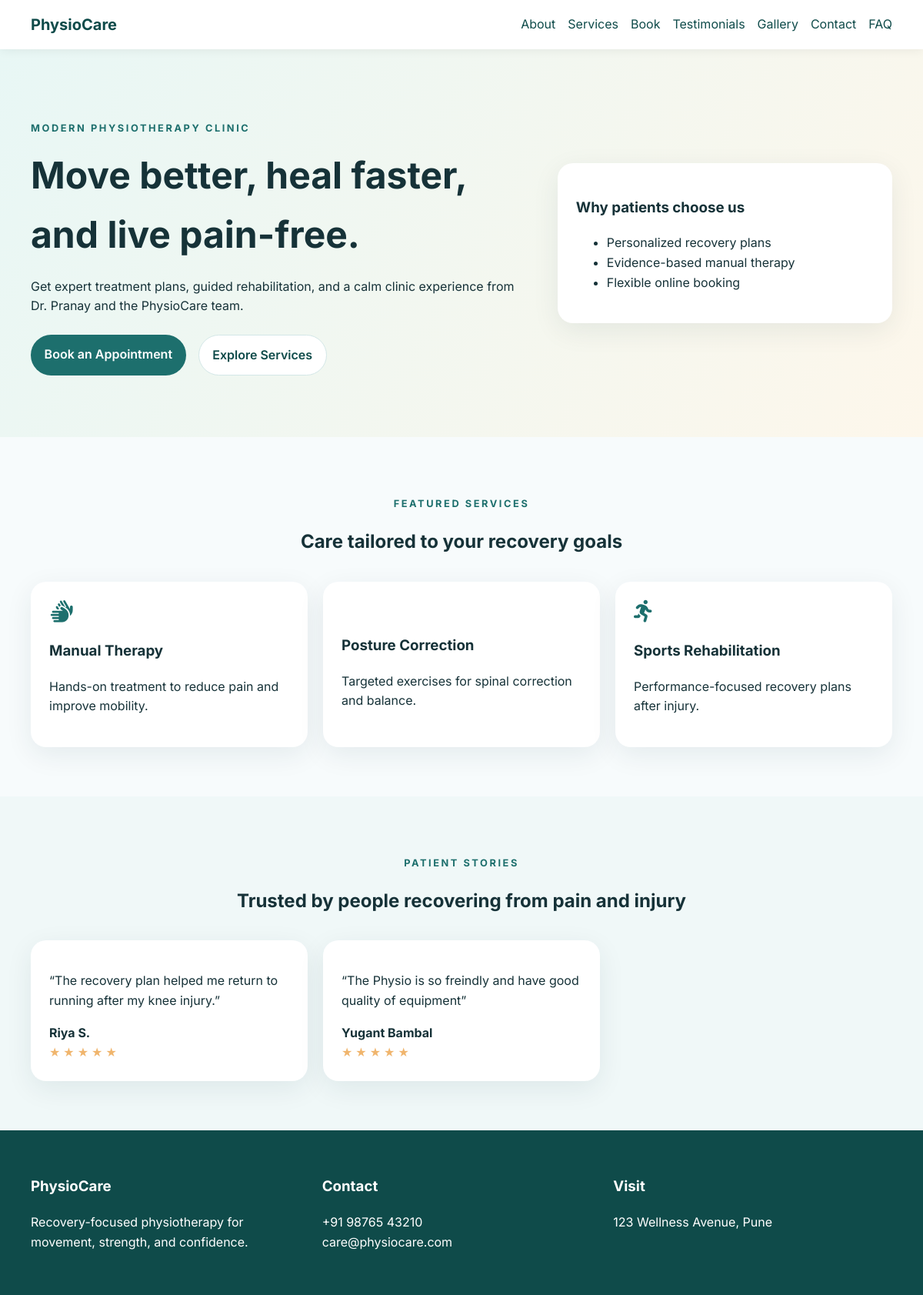
The page / on the database its author committed.
### clinic/models.py (models this page shows, shortened)
class Service(models.Model):
    name = models.CharField(max_length=120)
    description = models.TextField()
    icon = models.CharField(max_length=50, default="fas fa-heart")
    featured = models.BooleanField(default=False)

class Testimonial(models.Model):
    patient_name = models.CharField(max_length=120)
    patient_phone = models.CharField(max_length=20, blank=True)
    content = models.TextField()
    rating = models.PositiveSmallIntegerField(default=5)
    approved = models.BooleanField(default=False)
    created_at = models.DateTimeField(default=timezone.now)

class ClinicProfile(models.Model):
    name = models.CharField(max_length=120)
    title = models.CharField(max_length=120, default="Senior Physiotherapist")
    bio = models.TextField(default="Compassionate care for pain relief and recovery.")
    qualifications = models.TextField(default="BPT, MPT")
    certifications = models.TextField(default="Certified Manual Therapist")
    specializations = models.TextField(default="Sports Injury, Posture Correction")
    experience_years = models.PositiveIntegerField(default=10)
    phone = models.CharField(max_length=20, default="+91 98765 43210")
    email = models.EmailField(default="clinic@example.com")
    address = models.TextField(default="123 Wellness Avenue")
    google_maps_link = models.URLField(blank=True)
    consultation_fee = models.PositiveIntegerField(default=1000)
    clinic_timings = models.TextField(default="Mon-Sat: 9am to 7pm")
    profile_image = models.ImageField(upload_to="profiles/", blank=True, null=True)
    facebook_link = models.URLField(blank=True)
    instagram_link = models.URLField(blank=True)
    linkedin_link = models.URLField(blank=True)
    created_at = models.DateTimeField(default=timezone.now)

### clinic/views.py (the view)
# urls.py: path("", views.HomeView.as_view(), name="home"),
class HomeView(TemplateView):
    template_name = "home.html"
    def get_context_data(self, **kwargs):
        context = super().get_context_data(**kwargs)
        context["services"] = Service.objects.filter(featured=True)[:3]
        context["testimonials"] = Testimonial.objects.filter(approved=True)[:3]
        return context

### clinic/context_processors.py (called while the page is built)
def clinic_profile(request):
    profile = ClinicProfile.objects.first()
    return {"profile": profile}

### templates/home.html (shortened to what this page needs)
{% extends 'base.html' %}
{% block content %}
<section class="hero">
  <div class="container hero-grid">
    <div>
      <p class="eyebrow">Modern physiotherapy clinic</p>
      <h1>Move better, heal faster, and live pain-free.</h1>
      <p>Get expert treatment plans, guided rehabilitation, and a calm clinic experience from Dr. Pranay and the PhysioCare team.</p>
      <div class="hero-actions">
        <a class="btn btn-primary" href="{% url 'booking' %}">Book an Appointment</a>
        <a class="btn btn-secondary" href="{% url 'services' %}">Explore Services</a>
      </div>
    </div>
    <div class="hero-card">
      <h3>Why patients choose us</h3>
      <ul>
        <li>Personalized recovery plans</li>
        <li>Evidence-based manual therapy</li>
        <li>Flexible online booking</li>
      </ul>
    </div>
  </div>
</section>
<section class="section container">
  <div class="section-heading">
    <p class="eyebrow">Featured services</p>
    <h2>Care tailored to your recovery goals</h2>
  </div>
  <div class="card-grid">
    {% for service in services %}
    <article class="card">
      <i class="{{ service.icon }}"></i>
      <h3>{{ service.name }}</h3>
      <p>{{ service.description }}</p>
    </article>
    {% empty %}
    <p>No featured services yet.</p>
    {% endfor %}
  </div>
</section>
<section class="section section-alt">
  <div class="container">
    <div class="section-heading">
      <p class="eyebrow">Patient stories</p>
      <h2>Trusted by people recovering from pain and injury</h2>
    </div>
    <div class="card-grid">
      {% for testimonial in testimonials %}
      <article class="card">
        <p>“{{ testimonial.content }}”</p>
        <strong>{{ testimonial.patient_name }}</strong>
        <div class="stars">{% for i in "x"|ljust:testimonial.rating %}★{% endfor %}</div>
      </article>
      {% empty %}
      <p>Be the first to share your experience.</p>
      {% endfor %}
    </div>
  </div>
</section>
{% endblock %}

### templates/base.html (shortened to what this page needs)
{% load static %}
<!DOCTYPE html>
<html lang="en">
  <head>
    <link rel="stylesheet" href="https://cdnjs.cloudflare.com/ajax/libs/font-awesome/6.5.2/css/all.min.css" />
    <link rel="stylesheet" href="{% static 'css/style.css' %}" />
  </head>
  <body>
    <header class="site-header">
      <div class="container nav-wrap">
        <a class="brand" href="{% url 'home' %}">PhysioCare</a>
        <nav class="nav-links">
          <a href="{% url 'about' %}">About</a>
          <a href="{% url 'services' %}">Services</a>
          <a href="{% url 'booking' %}">Book</a>
          <a href="{% url 'testimonials' %}">Testimonials</a>
          <a href="{% url 'gallery' %}">Gallery</a>
          <a href="{% url 'contact' %}">Contact</a>
          <a href="{% url 'faq' %}">FAQ</a>
        </nav>
      </div>
    </header>
    <main>
      {% block content %}{% endblock %}
    </main>
    <footer class="site-footer">
      <div class="container footer-grid">
        <div>
          <h3>PhysioCare</h3>
          <p>Recovery-focused physiotherapy for movement, strength, and confidence.</p>
        </div>
        <div>
          <h3>Contact</h3>
          <p>{{ profile.phone|default:'+' }}<br />{{ profile.email|default:'contact@physiocare.com' }}</p>
        </div>
        <div>
          <h3>Visit</h3>
          <p>{{ profile.address|default:'123 Wellness Avenue' }}</p>
        </div>
      </div>
    </footer>
  </body>
</html>

### static/css/style.css (style rules this page uses)
:root { --primary: #1d6f6d; --primary-dark: #0f4b4a; --accent: #f0b56d; --bg: #f7fbfc; --text: #163238; --muted: #5f7480; }
* { box-sizing: border-box; }
body { margin: 0; font-family: 'Inter', sans-serif; color: var(--text); background: var(--bg); line-height: 1.6; }
a { color: var(--primary-dark); text-decoration: none; }
.container { width: min(1120px, calc(100% - 2rem)); margin: 0 auto; }
.site-header { background: white; position: sticky; top: 0; z-index: 20; box-shadow: 0 2px 12px rgba(0,0,0,.06); }
.nav-wrap { display: flex; justify-content: space-between; align-items: center; padding: 1rem 0; }
.brand { font-size: 1.25rem; font-weight: 700; color: var(--primary-dark); }
.nav-links { display: flex; gap: 1rem; flex-wrap: wrap; }
.hero { padding: 5rem 0; background: linear-gradient(120deg, #e8f7f5, #fdf7eb); }
.hero-grid, .about-grid, .contact-grid, .booking-grid { display: grid; gap: 2rem; grid-template-columns: 1.2fr .8fr; align-items: center; }
.eyebrow { text-transform: uppercase; letter-spacing: .2em; font-size: .8rem; color: var(--primary); font-weight: 700; }
.hero h1, .section-heading h1 { font-size: clamp(2rem, 4vw, 3rem); margin: .2rem 0 1rem; }
.hero-actions { display: flex; gap: 1rem; margin-top: 1.5rem; flex-wrap: wrap; }
.btn { display: inline-block; padding: .8rem 1.1rem; border-radius: 999px; font-weight: 600; border: none; cursor: pointer; }
.btn-primary { background: var(--primary); color: white; }
.btn-secondary { background: white; color: var(--primary-dark); border: 1px solid #d3e7e7; }
.section { padding: 4rem 0; }
.section-alt { background: #f0f8f8; }
.section-heading { text-align: center; margin-bottom: 2rem; }
.card-grid { display: grid; grid-template-columns: repeat(3, minmax(0,1fr)); gap: 1.25rem; }
.card, .form-card, .hero-card { background: white; border-radius: 20px; padding: 1.5rem; box-shadow: 0 10px 35px rgba(16, 57, 61, .08); }
.card i { font-size: 1.8rem; color: var(--primary); }
.stars { color: var(--accent); letter-spacing: .25rem; }
.site-footer { padding: 2.5rem 0; background: var(--primary-dark); color: white; }
.footer-grid { display: grid; grid-template-columns: repeat(3, minmax(0,1fr)); gap: 1rem; }

### rows shown on the page
Service: name "Manual Therapy", description "Hands-on treatment to reduce pain and improve mobility."
Service: name "Posture Correction", description "Targeted exercises for spinal correction and balance."
Service: name "Sports Rehabilitation", description "Performance-focused recovery plans after injury."
Testimonial: content "The recovery plan helped me return to running after my knee injury.", patient_name "Riya S.", rating 5 (drawn)
Testimonial: content "The Physio is so freindly and have good quality of equipment", patient_name "Yugant Bambal", rating 5 (drawn)
ClinicProfile: phone "+91 98765 43210", email "care@physiocare.com", address "123 Wellness Avenue, Pune"
